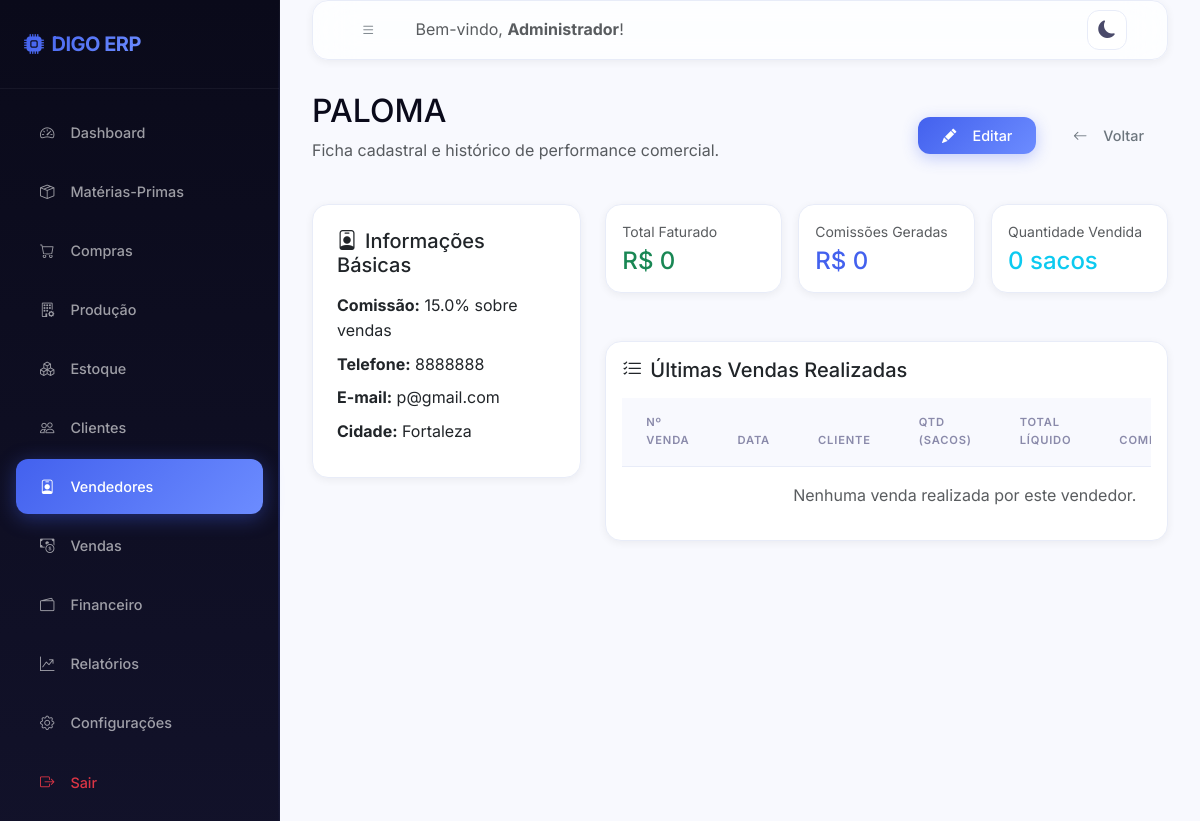
/vendedores/1/detalhe (signed in), run on the app's committed database.
### models/usuario.py (models this page shows, shortened)
class Usuario(UserMixin, db.Model):
    __tablename__ = 'usuarios'
    id = db.Column(db.Integer, primary_key=True)
    nome = db.Column(db.String(100), nullable=False)
    email = db.Column(db.String(150), unique=True, nullable=False)
    senha_hash = db.Column(db.String(256), nullable=False)
    perfil = db.Column(db.String(20), default='funcionario')  # admin | funcionario
    ativo = db.Column(db.Boolean, default=True)
    criado_em = db.Column(db.DateTime, default=datetime.utcnow)
    ultimo_acesso = db.Column(db.DateTime)
    logs = db.relationship('Log', backref='usuario', lazy='dynamic')
    @property
    def is_admin(self):
        return self.perfil == 'admin'

### models/vendedor.py (models this page shows, shortened)
class Vendedor(db.Model):
    __tablename__ = 'vendedores'
    id = db.Column(db.Integer, primary_key=True)
    nome = db.Column(db.String(150), nullable=False)
    telefone = db.Column(db.String(20))
    email = db.Column(db.String(150))
    cidade = db.Column(db.String(100))
    estado = db.Column(db.String(2))
    comissao_pct = db.Column(db.Float, default=0.0)  # % de comissão sobre venda
    ativo = db.Column(db.Boolean, default=True)
    criado_em = db.Column(db.DateTime, default=datetime.utcnow)
    vendas = db.relationship('Venda', backref='vendedor', lazy='dynamic')
    @property
    def total_vendido(self):
        return sum(v.valor_liquido for v in self.vendas if v.valor_liquido)
    @property
    def total_comissao(self):
        return sum(v.comissao for v in self.vendas if v.comissao)
    @property
    def quantidade_sacos(self):
        return sum(v.quantidade_sacos for v in self.vendas)

### routes/vendedores.py (the view)
@vendedores_bp.route('/<int:id>/detalhe')
@login_required
def detalhe(id):
    v = Vendedor.query.get_or_404(id)
    from models.venda import Venda
    vendas = Venda.query.filter_by(vendedor_id=id).order_by(Venda.data.desc()).limit(50).all()
    return render_template('vendedores/detalhe.html', vendedor=v, vendas=vendas)

### templates/vendedores/detalhe.html (shortened to what this page needs)
{% extends 'base.html' %}
{% block content %}
<div class="row mb-4 align-items-center">
    <div class="col-sm-6">
        <h2 class="font-weight-bold">{{ vendedor.nome }}</h2>
        <p class="text-muted">Ficha cadastral e histórico de performance comercial.</p>
    </div>
    <div class="col-sm-6 text-sm-end">
        <a href="{{ url_for('vendedores.editar', id=vendedor.id) }}" class="btn btn-primary me-2"><i class="bi bi-pencil-fill me-2"></i>Editar</a>
        <a href="{{ url_for('vendedores.index') }}" class="btn btn-outline-secondary"><i class="bi bi-arrow-left me-2"></i>Voltar</a>
    </div>
</div>
<div class="row g-4">
    <div class="col-md-4">
        <div class="card p-4">
            <h5 class="font-weight-bold mb-3"><i class="bi bi-person-badge me-2"></i>Informações Básicas</h5>
            <ul class="list-unstyled mb-0">
                <li class="mb-2"><strong>Comissão:</strong> {{ vendedor.comissao_pct }}% sobre vendas</li>
                <li class="mb-2"><strong>Telefone:</strong> {{ vendedor.telefone or 'Não informado' }}</li>
                <li class="mb-2"><strong>E-mail:</strong> {{ vendedor.email or 'Não informado' }}</li>
                <li class="mb-2"><strong>Cidade:</strong> {{ vendedor.cidade or '' }}{% if vendedor.estado %}/{{ vendedor.estado }}{% endif %}</li>
            </ul>
        </div>
    </div>
    <div class="col-md-8">
        <div class="row g-3 mb-4">
            <div class="col-sm-4">
                <div class="card p-3">
                    <span class="text-muted small">Total Faturado</span>
                    <h4 class="text-success font-weight-bold m-0 mt-1">R$ {{ vendedor.total_vendido|round(2) }}</h4>
                </div>
            </div>
            <div class="col-sm-4">
                <div class="card p-3">
                    <span class="text-muted small">Comissões Geradas</span>
                    <h4 class="text-primary font-weight-bold m-0 mt-1">R$ {{ vendedor.total_comissao|round(2) }}</h4>
                </div>
            </div>
            <div class="col-sm-4">
                <div class="card p-3">
                    <span class="text-muted small">Quantidade Vendida</span>
                    <h4 class="text-info font-weight-bold m-0 mt-1">{{ vendedor.quantidade_sacos }} sacos</h4>
                </div>
            </div>
        </div>
        <div class="card p-3">
            <h5 class="font-weight-bold mb-3"><i class="bi bi-list-check me-2"></i>Últimas Vendas Realizadas</h5>
            <div class="table-responsive">
                <table class="table table-hover table-sm">
                    <thead>
                        <tr>
                            <th>Nº Venda</th>
                            <th>Data</th>
                            <th>Cliente</th>
                            <th>Qtd (Sacos)</th>
                            <th>Total Líquido</th>
                            <th>Comissão</th>
                        </tr>
                    </thead>
                    <tbody>
                        {% for v in vendas %}
                        <tr>
                            <td><code>#{{ v.id }}</code></td>
                            <td>{{ v.data.strftime('%d/%m/%Y') }}</td>
                            <td>{{ v.cliente.nome }}</td>
                            <td>{{ v.quantidade_sacos }}</td>
                            <td>R$ {{ v.valor_liquido|round(2) }}</td>
                            <td class="text-primary">R$ {{ v.comissao|round(2) }}</td>
                            <td>
                                {% if v.status_pagamento == 'pago' %}
                                <span class="badge bg-success">Pago</span>
                                {% elif v.status_pagamento == 'parcial' %}
                                <span class="badge bg-warning text-dark">Parcial</span>
                                {% else %}
                                <span class="badge bg-danger">Pendente</span>
                                {% endif %}
                            </td>
                        </tr>
                        {% else %}
                        <tr>
                            <td colspan="7" class="text-center text-muted">Nenhuma venda realizada por este vendedor.</td>
                        </tr>
                        {% endfor %}
                    </tbody>
                </table>
            </div>
        </div>
    </div>
</div>
{% endblock %}

### templates/base.html (shortened to what this page needs)
<!DOCTYPE html>
<html lang="pt-BR">
<head>
    <link href="https://cdn.jsdelivr.net/npm/bootstrap@5.3.0/dist/css/bootstrap.min.css" rel="stylesheet">
    <link rel="stylesheet" href="https://cdn.jsdelivr.net/npm/bootstrap-icons@1.10.5/font/bootstrap-icons.css">
    <link rel="stylesheet" href="{{ url_for('static', filename='css/style.css') }}">
</head>
<body>
    <div class="wrapper">
        <nav id="sidebar">
            <div class="sidebar-header d-flex align-items-center justify-content-between">
                <h4 class="m-0 text-white font-weight-bold"><i class="bi bi-cpu-fill me-2 text-indigo"></i>DIGO ERP</h4>
            </div>
            <ul class="list-unstyled components">
                <li class="{% if request.blueprint == 'dashboard' %}active{% endif %}">
                    <a href="{{ url_for('dashboard.index') }}"><i class="bi bi-speedometer2"></i> Dashboard</a>
                </li>
                <li class="{% if request.blueprint == 'materias_primas' %}active{% endif %}">
                    <a href="{{ url_for('materias_primas.index') }}"><i class="bi bi-box-seam"></i> Matérias-Primas</a>
                </li>
                <li class="{% if request.blueprint == 'compras' %}active{% endif %}">
                    <a href="{{ url_for('compras.index') }}"><i class="bi bi-cart"></i> Compras</a>
                </li>
                <li class="{% if request.blueprint == 'producao' %}active{% endif %}">
                    <a href="{{ url_for('producao.index') }}"><i class="bi bi-building-gear"></i> Produção</a>
                </li>
                <li class="{% if request.blueprint == 'estoque' %}active{% endif %}">
                    <a href="{{ url_for('estoque.index') }}"><i class="bi bi-boxes"></i> Estoque</a>
                </li>
                <li class="{% if request.blueprint == 'clientes' %}active{% endif %}">
                    <a href="{{ url_for('clientes.index') }}"><i class="bi bi-people"></i> Clientes</a>
                </li>
                <li class="{% if request.blueprint == 'vendedores' %}active{% endif %}">
                    <a href="{{ url_for('vendedores.index') }}"><i class="bi bi-person-badge"></i> Vendedores</a>
                </li>
                <li class="{% if request.blueprint == 'vendas' %}active{% endif %}">
                    <a href="{{ url_for('vendas.index') }}"><i class="bi bi-cash-coin"></i> Vendas</a>
                </li>
                <li class="{% if request.blueprint == 'financeiro' %}active{% endif %}">
                    <a href="{{ url_for('financeiro.index') }}"><i class="bi bi-wallet2"></i> Financeiro</a>
                </li>
                <li class="{% if request.blueprint == 'relatorios' %}active{% endif %}">
                    <a href="{{ url_for('relatorios.index') }}"><i class="bi bi-graph-up-arrow"></i> Relatórios</a>
                </li>
                {% if current_user.is_admin %}
                <li class="{% if request.blueprint == 'configuracoes' %}active{% endif %}">
                    <a href="{{ url_for('configuracoes.index') }}"><i class="bi bi-gear"></i> Configurações</a>
                </li>
                {% endif %}
                <li>
                    <a href="{{ url_for('auth.logout') }}" class="text-danger"><i class="bi bi-box-arrow-right text-danger"></i> Sair</a>
                </li>
            </ul>
        </nav>
        <div id="content">
            <nav class="navbar navbar-expand-lg card mb-4 p-2 d-flex flex-row align-items-center justify-content-between">
                <div class="d-flex align-items-center">
                    <button type="button" id="sidebarCollapse" class="btn btn-outline-secondary me-3">
                        <i class="bi bi-list"></i>
                    </button>
                    <span class="navbar-text d-none d-md-inline text-muted">Bem-vindo, <strong>{{ current_user.nome }}</strong>!</span>
                </div>
                <div class="d-flex align-items-center">
                    <button class="theme-toggle-btn me-3" id="themeToggle" title="Alternar Tema">
                    </button>
                </div>
            </nav>
            <div class="container-fluid p-0 fade-in">
                {% block content %}{% endblock %}
            </div>
        </div>
    </div>
</body>
</html>

### data on the page
Usuario: nome "Administrador"
Vendedor: nome "PALOMA", comissao_pct "15.0", telefone "8888888", email "p@gmail.com", cidade "Fortaleza"

### other printed values
{{ vendedor.total_vendido|round(2) }} "0"
{{ vendedor.total_comissao|round(2) }} "0"
{{ vendedor.quantidade_sacos }} "0"
